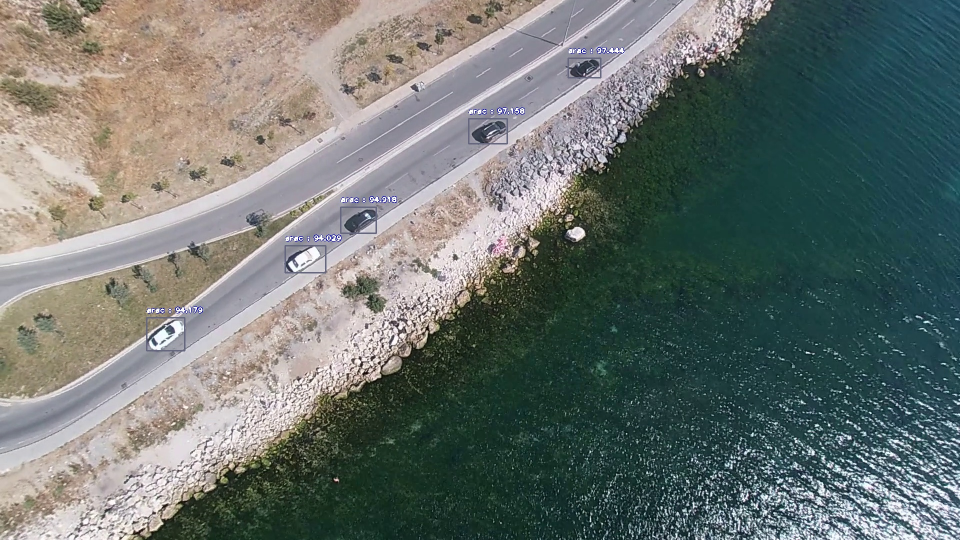
#> input picture shared/detection_files/aerial_car_detection/example.jpg, 1920 x 1080 px (shown at 1/2 size)
$ python resize_image.py --image aerial_car_detection/example.jpg
#> lines starting #> are read from the running program, lines starting #| are printed output that depends on the picture
from PIL import Image
import argparse
import os
import glob
ap = argparse.ArgumentParser()
ap.add_argument("-i", "--image", required=True,
    help="path to image")
args = vars(ap.parse_args())

filename = args['image']

if os.path.isfile(filename):
	image = Image.open(filename)
#> image is the input picture: PIL image 1920x1080 RGB; mean R, G, B 108.3, 115.9, 112
	new_image = image.resize((950, 700))
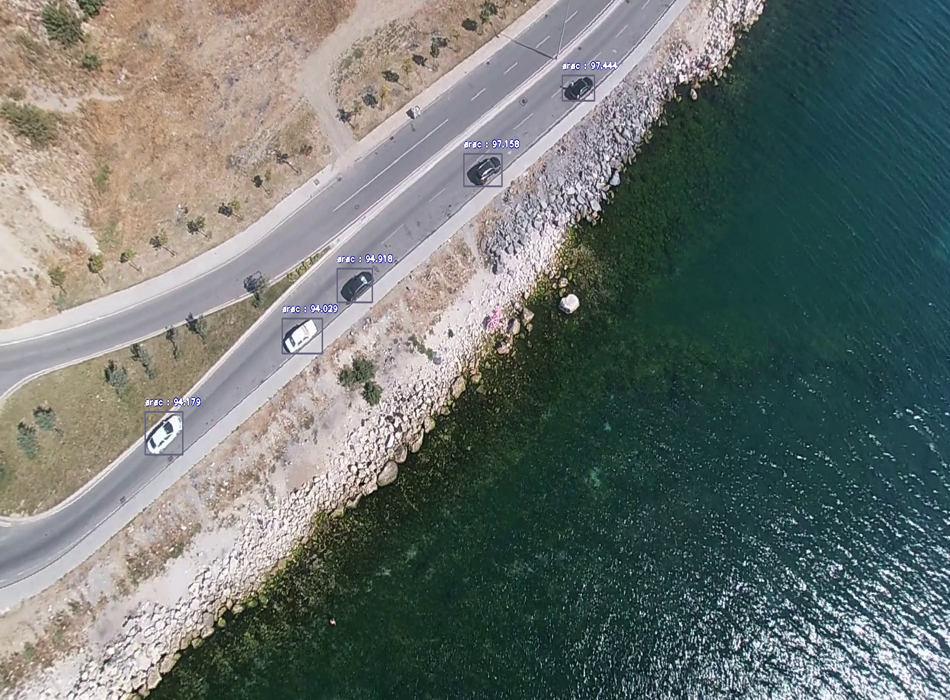
#> new_image: PIL image 950x700 RGB; mean R, G, B 108.3, 115.9, 112
	new_image.save(args['image'])
else:
	for file in glob.iglob(filename+ '\*'):
		if file.endswith('jpg') or file.endswith('png'):
			image = Image.open(file)
			new_image = image.resize((950, 700))
			new_image.save(file)
